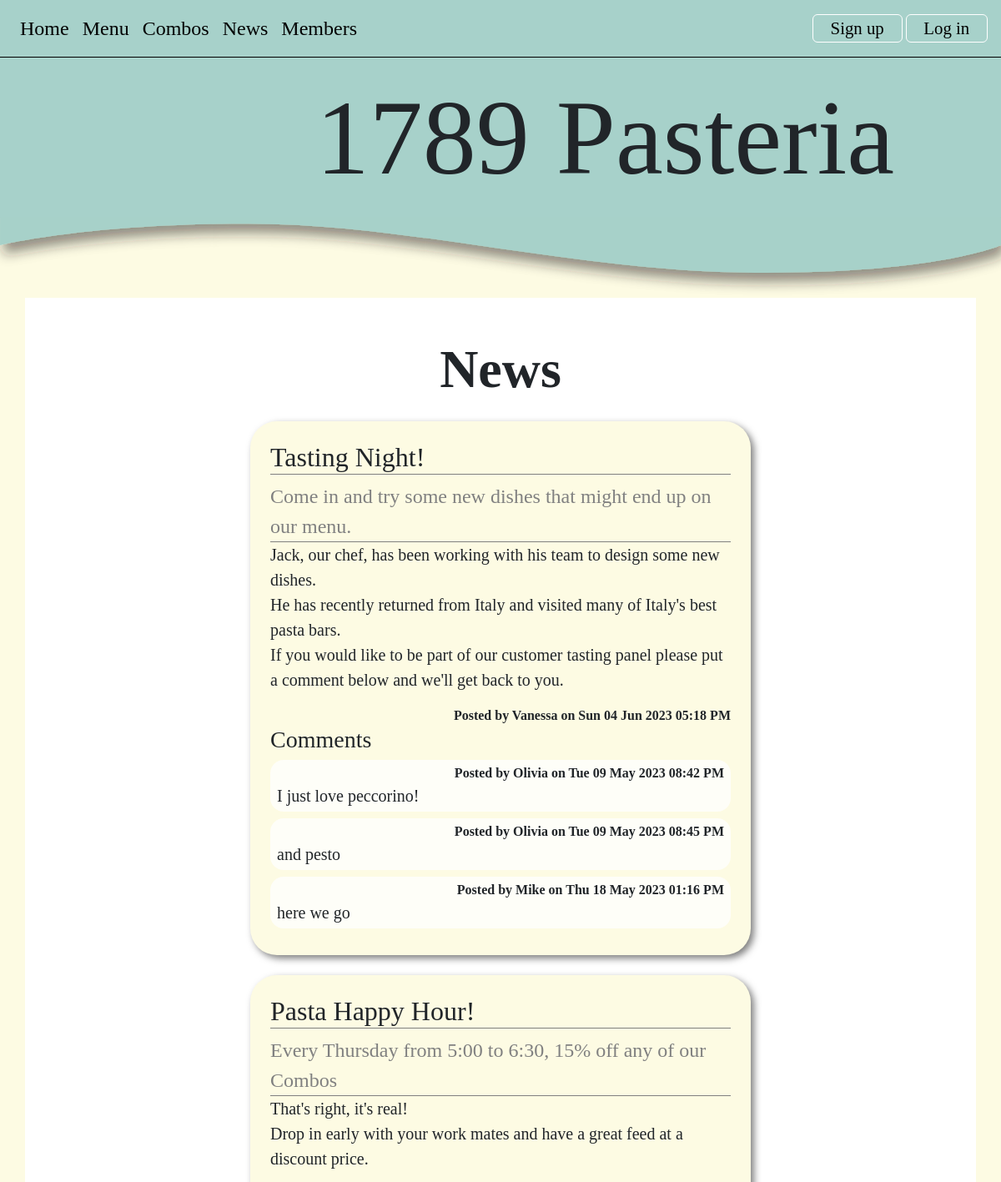
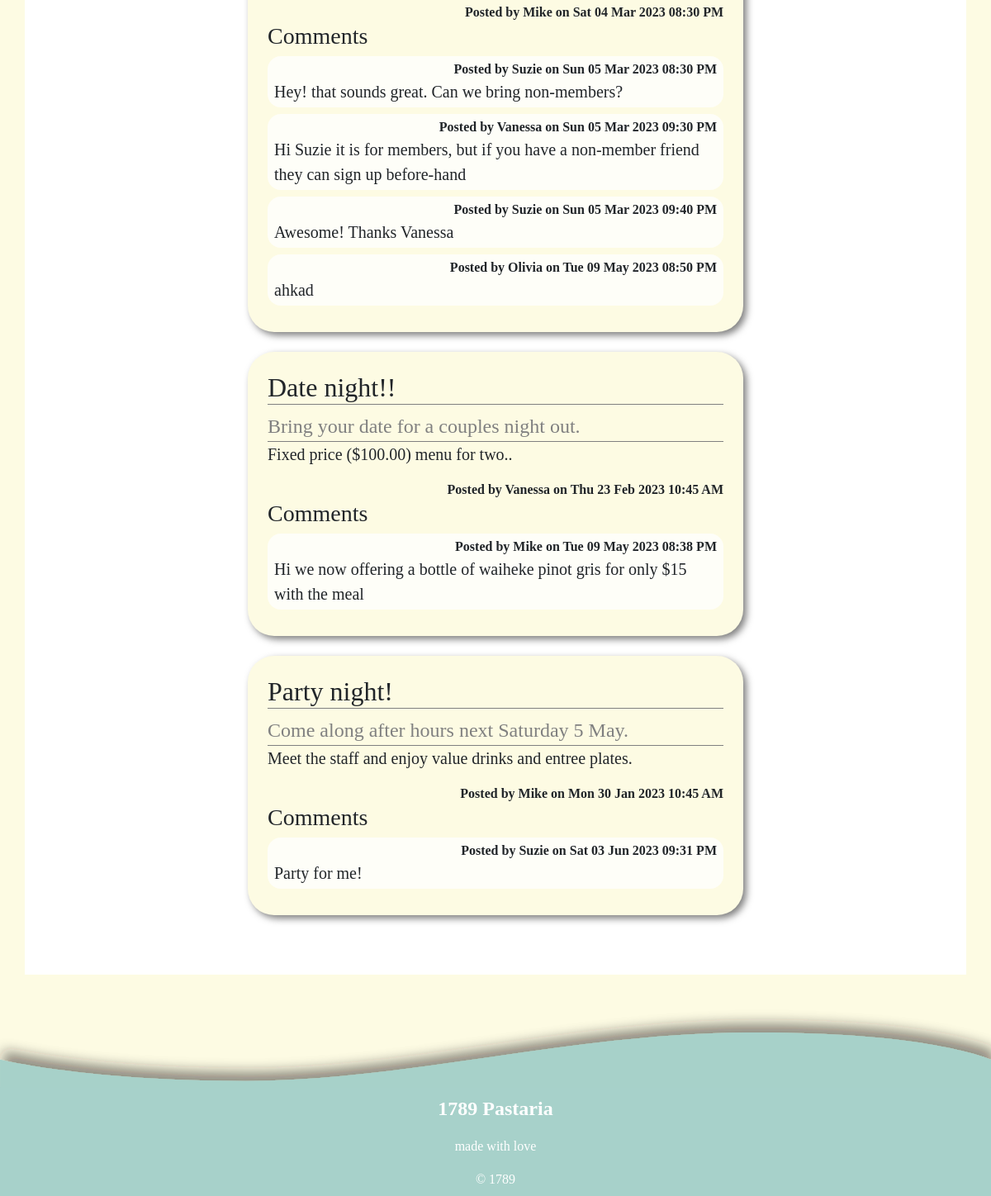
The app's page /news, older data (2 pictures, top to bottom).
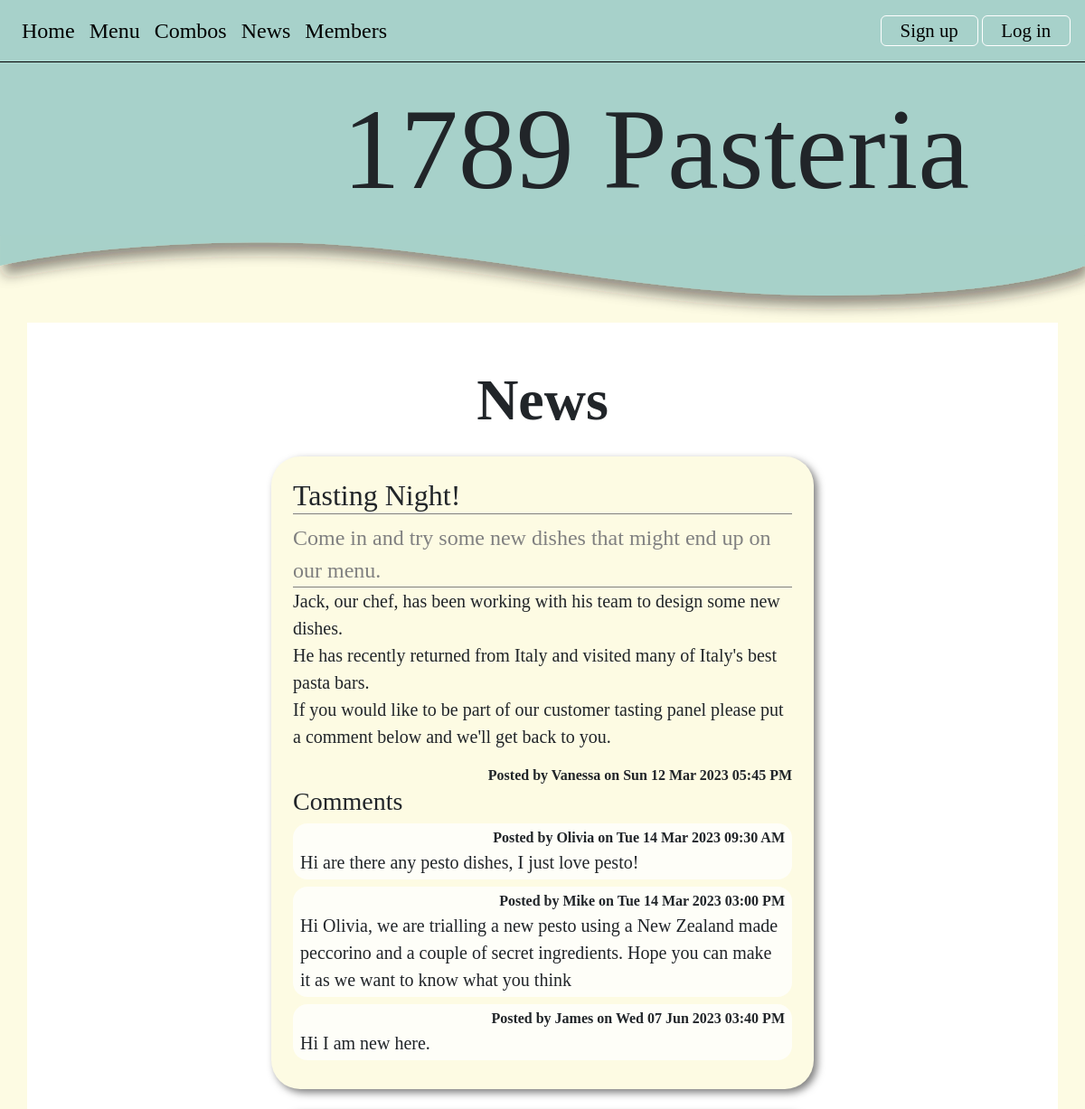
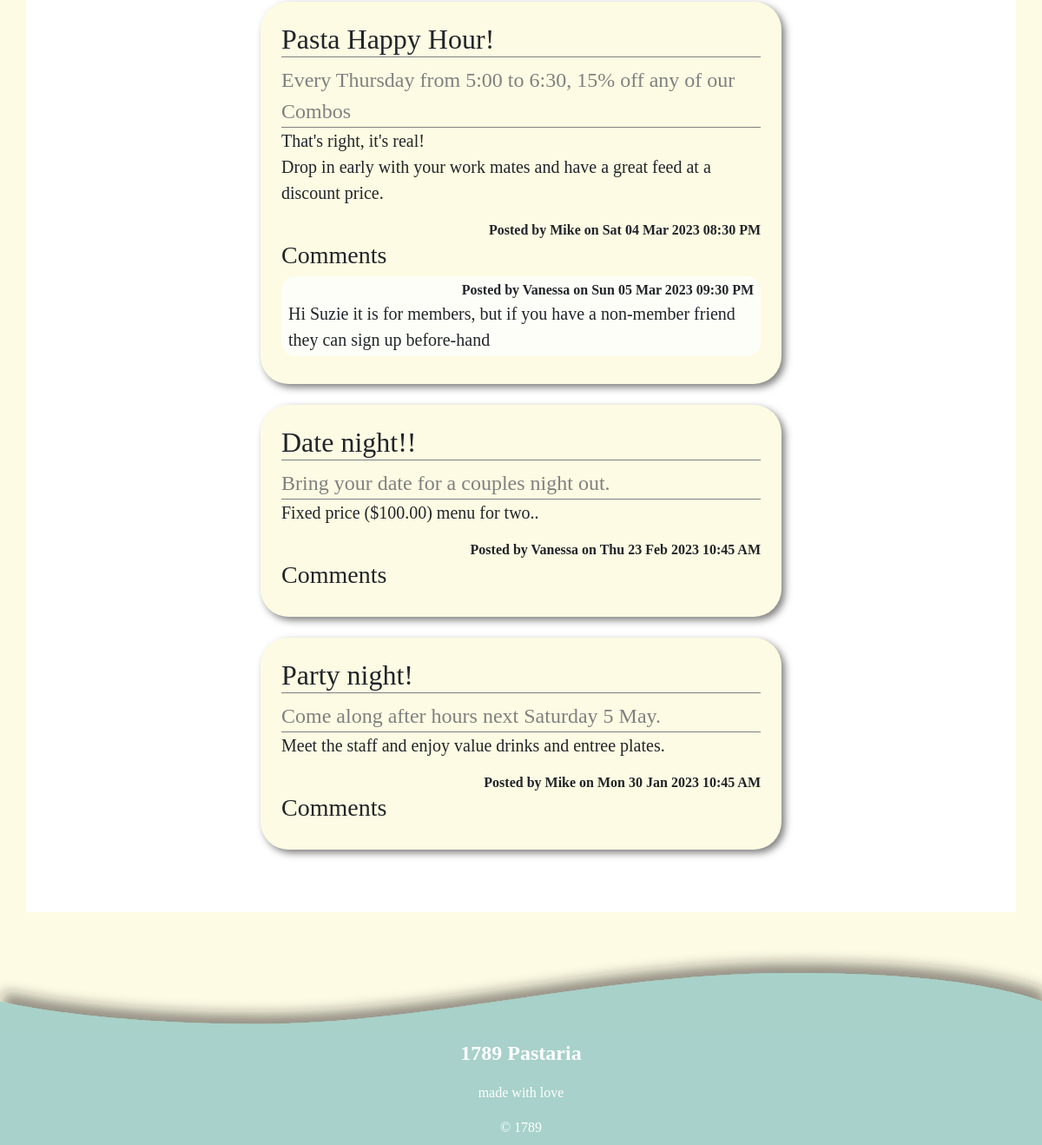
The same page, newer data (2 pictures, top to bottom).
### tables this page shows
CREATE TABLE news(
    news_id integer primary key autoincrement not null,
    title text not null unique,
    subtitle text not null unique,
    content text not null unique,
    newsdate date not null,
    member_id integer not null,
    foreign key(member_id) references member(member_id)
);

CREATE TABLE member(
    member_id integer primary key autoincrement not null,
    name text not null,
    email text not null unique,
    bio text,
    password text not null,
    authorisation integer not null
);

CREATE TABLE comment(
    comment_id integer primary key autoincrement not null,
    news_id integer not null,
    member_id integer not null,
    comment text not null unique,
    commentdate date not null,
    foreign key(news_id) references news(news_id),
    foreign key(member_id) references member(member_id)
);

### server.py (the view)
@app.route('/news')
def news():
    news_set = []
    sql="""select news.news_id,news.title,news.subtitle, news.content, news.newsdate, member.name
     from news
     join member on member.member_id = news.member_id
     order by newsdate desc
     """
    result = run_search_query_tuples(sql, (), db_path, True)
    for row in result:
        news_dict = {}
        for k in row.keys():
            news_dict[k] = row[k]
        sql = """select comment.comment_id, comment.comment, comment.commentdate, member.name, member.member_id
        from comment
        join member on comment.member_id = member.member_id
        where comment.news_id = ?
        order by comment.commentdate asc
        """
        values_tuple = (news_dict['news_id'],)
        result = run_search_query_tuples(sql,values_tuple, db_path, True)
        news_dict['comments'] = result
        news_set.append(news_dict)
    return render_template("news.html", news=news_set)

### db_functions.py (called while the page is built)
def run_search_query_tuples(sql_query, values_tuple, file_path, rowfactory=False):
    result = None
    try:
        db = sqlite3.connect(file_path)
        if rowfactory:
            db.row_factory = sqlite3.Row
        cursor = db.cursor()
        cursor.execute(sql_query, values_tuple)
        result = cursor.fetchall()
        cursor.close()
    except sqlite3.Error as error:
        print("Error running search query tuples: {}".format(error))
        return None
    db.close()
    if result is None:
        print("No search values were found")
    return result

### server.py (called while the page is built)
@app.template_filter()
def news_date(sqlite_dt):
    x = datetime.strptime(sqlite_dt, '%Y-%m-%d %H:%M:%S')
    return x.strftime("%a %d %b %Y %I:%M %p")

### templates/news.html (shortened to what this page needs)
{% extends "layout.html" %}
{% block banner %}
static/images/SVG/curve_slice.svg
{% endblock %}
{% block content %}
<div class="container-lg py-sm-5 py-1">
     <h1> News
         </h1>
    {% for row in news %}
    <div class="news p-4 my-4">
    <h2> {{ row['title'] }}</h2>
        <div class="subtitle"> {{ row['subtitle'] }}</div>
        <p class="news-text"> {{ row['content'] | replace("\n", "<br>") | safe}} </p>
        <div class="news-meta">Posted by {{ row['name'] }} on {{ row['newsdate'] | news_date }}</div>
        <h3 id="{{ row['news_id'] }}">Comments</h3>
        {% for comment in row['comments'] %}
        <div class="comment">
             <div>Posted by {{comment['name']}} on {{ comment['commentdate'] | news_date }} </div>
            <div>{{ comment['comment'] }}</div>
        </div>
        {% endfor %}
    </div>
    {% endfor %}
</div>
{% endblock %}

Row changes from the older to the newer data that the page shows:
removed comment: name "Olivia", commentdate|news_date "Tue 09 May 2023 08:42 PM", comment "I just love peccorino!", shown under news "Tasting Night!"
removed comment: name "Olivia", commentdate|news_date "Tue 09 May 2023 08:45 PM", comment "and pesto", shown under news "Tasting Night!"
removed comment: name "Mike", commentdate|news_date "Thu 18 May 2023 01:16 PM", comment "here we go", shown under news "Tasting Night!"
removed comment: name "Suzie", commentdate|news_date "Sun 05 Mar 2023 08:30 PM", comment "Hey! that sounds great. Can we bring non-members?", shown under news "Pasta Happy Hour!"
removed comment: name "Suzie", commentdate|news_date "Sun 05 Mar 2023 09:40 PM", comment "Awesome! Thanks Vanessa", shown under news "Pasta Happy Hour!"
removed comment: name "Olivia", commentdate|news_date "Tue 09 May 2023 08:50 PM", comment "ahkad", shown under news "Pasta Happy Hour!"
removed comment: name "Mike", commentdate|news_date "Tue 09 May 2023 08:38 PM", comment "Hi we now offering a bottle of waiheke pinot gris for only $15 with the meal", shown under news "Date night!!"
removed comment: name "Suzie", commentdate|news_date "Sat 03 Jun 2023 09:31 PM", comment "Party for me!", shown under news "Party night!"
changed news "Tasting Night!": newsdate|news_date "Sun 04 Jun 2023 05:18 PM" → "Sun 12 Mar 2023 05:45 PM"
added comment: name "Olivia", commentdate|news_date "Tue 14 Mar 2023 09:30 AM", comment "Hi are there any pesto dishes, I just love pesto!", shown under news "Tasting Night!"
added comment: name "Mike", commentdate|news_date "Tue 14 Mar 2023 03:00 PM", comment "Hi Olivia, we are trialling a new pesto using a New Zealand made peccorino and a couple of secret ingredients. Hope you can make it as we want to know what you think", shown under news "Tasting Night!"
added comment: name "James", commentdate|news_date "Wed 07 Jun 2023 03:40 PM", comment "Hi I am new here.", shown under news "Tasting Night!"
